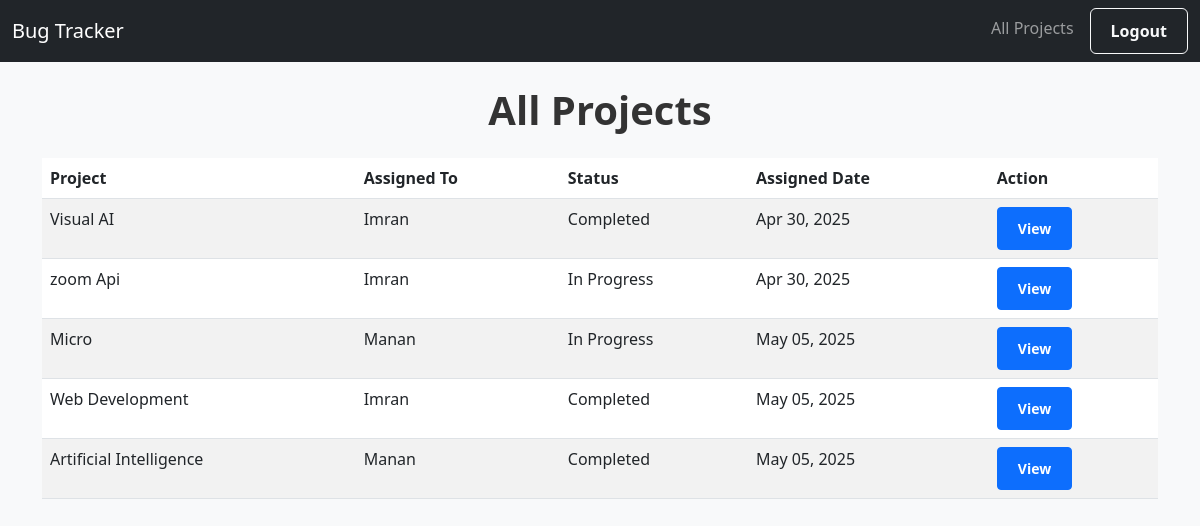
Page /tracker/projects/ (signed in) on the earlier database version.
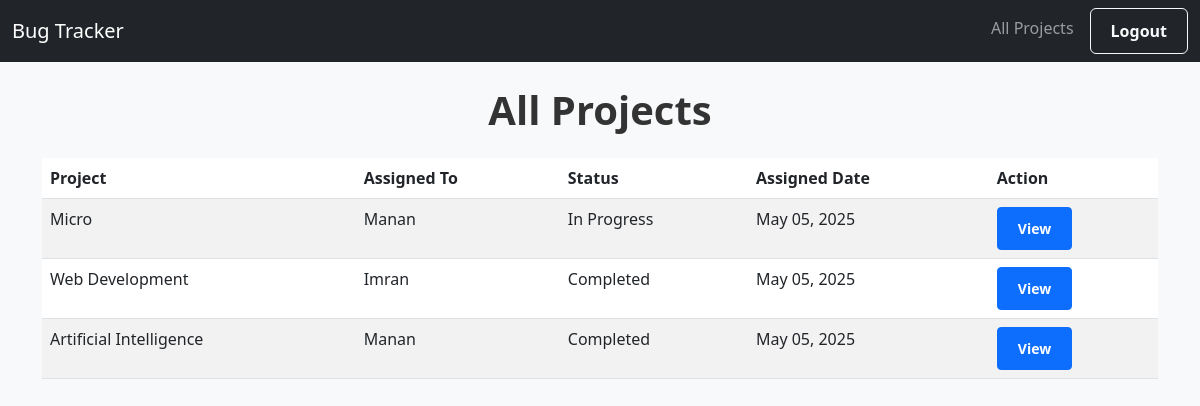
Same page on the later database version.
### tracker/models.py (models this page shows, shortened)
class Project(models.Model):
    STATUS_CHOICES = [
        ('open', 'Open'),
        ('in_progress', 'In Progress'),
        ('completed', 'Completed'),
    ]
    name = models.CharField(max_length=200)
    description = models.TextField(blank=True)
    created_by = models.ForeignKey(User, on_delete=models.CASCADE, related_name='created_projects')
    created_at = models.DateTimeField(auto_now_add=True)
    picked_by = models.ForeignKey(User, null=True, blank=True, on_delete=models.SET_NULL, related_name='picked_projects')
    has_issues = models.BooleanField(default=False)
    team = models.ManyToManyField(User, related_name='projects', blank=True)
    status = models.CharField(max_length=20, choices=STATUS_CHOICES, default='open')
    qa_assigned = models.ForeignKey(User, null=True, blank=True, on_delete=models.SET_NULL, related_name='qa_projects')

### tracker/views.py (the view)
# urls.py: path('projects/', views.project_list, name='project_list'),
@login_required
def project_list(request):
    projects = Project.objects.select_related('picked_by')
    return render(request, 'tracker/project_list.html', {'projects': projects})

### tracker/templates/tracker/project_list.html (shortened to what this page needs)
{% extends "tracker/base.html" %}
{% load static %}
{% block content %}
<h1 class="text-center mb-4">All Projects</h1>
<table class="table table-striped">
    <thead>
        <tr>
            <th>Project</th>
            <th>Assigned To</th>
            <th>Status</th>
            <th>Assigned Date</th>
            <th>Action</th>
        </tr>
    </thead>
    <tbody>
        {% for project in projects %}
        <tr>
            <td>{{ project.name }}</td>
            <td>
                {% if project.picked_by %}
                {{ project.picked_by.username }}
                {% else %}
                Not Assigned
                {% endif %}
            </td>
            <td>{{ project.get_status_display }}</td>
            <td>{{ project.created_at|date:"M d, Y" }}</td>
            <td>
                <a href="{% url 'project_detail' project.pk %}" class="btn btn-sm btn-primary">View</a>
            </td>
        </tr>
        {% empty %}
        <tr>
            <td colspan="5" class="text-center text-danger">No projects found.</td>
        </tr>
        {% endfor %}
    </tbody>
</table>
{% endblock %}

Differences in the rows shown:
removed Project: name "Visual AI", picked_by.username "Imran", status "Completed", created_at "Apr 30, 2025"
removed Project: name "zoom Api", picked_by.username "Imran", status "In Progress", created_at "Apr 30, 2025"
